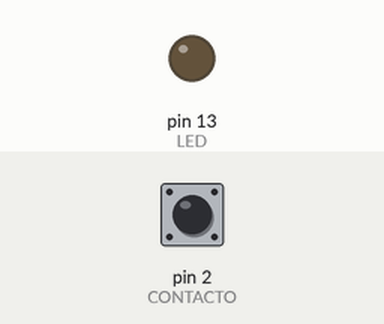
This sketch was run on a simulated Arduino Uno, built with avr-gcc and run on an emulated ATmega328P. Parts: output pins drawn as LEDs (lit = HIGH). Dashed ring = blinking. The inputs (shaded band) are chosen by the test bench; at power-on: pin 2 (CONTACTO) HIGH.

Above: at 1.2 s.
1.3 s: pin 2 (CONTACTO) pulled LOW for 0.15 s
At 1.51 s:
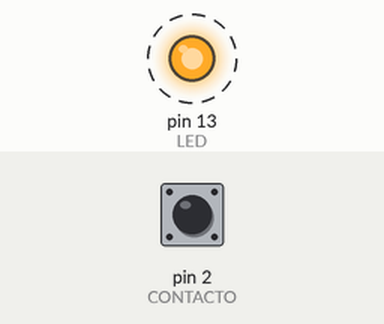
Timing chart, 0 to 7.8 s (numbered marks = the images above; inputs shaded):
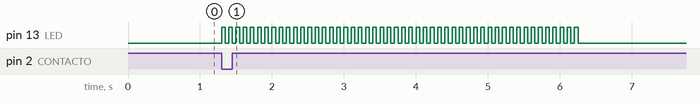

The sketch:

sp_practica3.ino
```cpp
#define LED 13

// Conectar el interruptor magnético
// directamente a tierra en un extremo
// y el otro extremo al pin indicado
#define CONTACTO 2

void setup() {
  pinMode(CONTACTO, INPUT_PULLUP);
  pinMode(LED, OUTPUT);
}

void loop() {
  if (!digitalRead(CONTACTO)) {
    for (int i = 0; i < 50; i++) {
      digitalWrite(LED, HIGH);
      delay(50);
      digitalWrite(LED, LOW);
      delay(50);
    }
  }
}
```

Measured:
- after the input at 1.3 s, pin 13 (LED): alternates HIGH for 0.05 s and LOW for 0.05 s, 100 changes in all, then stays LOW, starting at once
